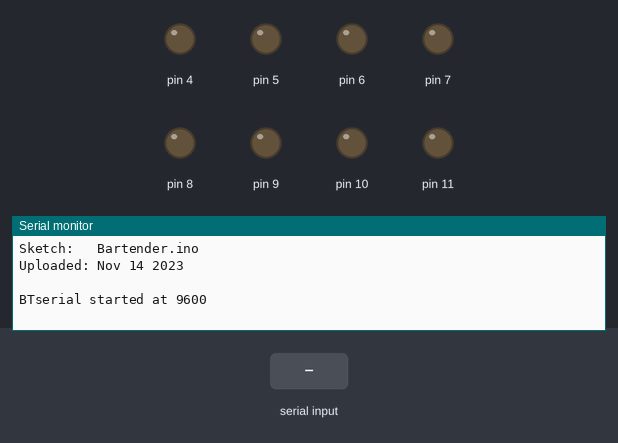
Bench run of a sketch on a simulated Arduino Uno, built with avr-gcc and run on an emulated ATmega328P. On the bench: output pins drawn as LEDs (lit = HIGH), the last lines printed to the serial monitor. The test bench sets the inputs (shaded band).

Above: at 1.2 s.
1.3 s: "90,45\n" received over the second serial link
At 2.3 s:
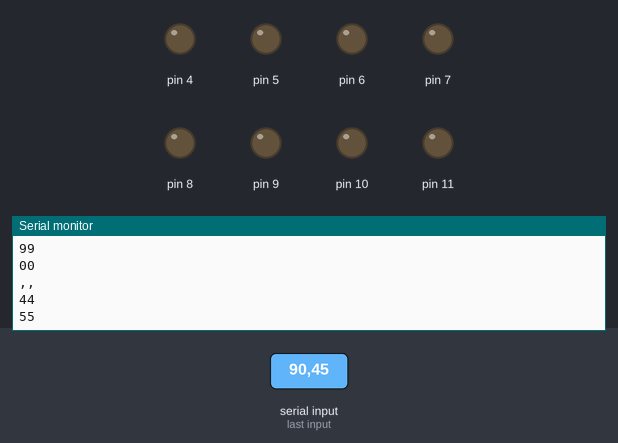
2.8 s: "r90\n" received over the second serial link
At 3.2 s:
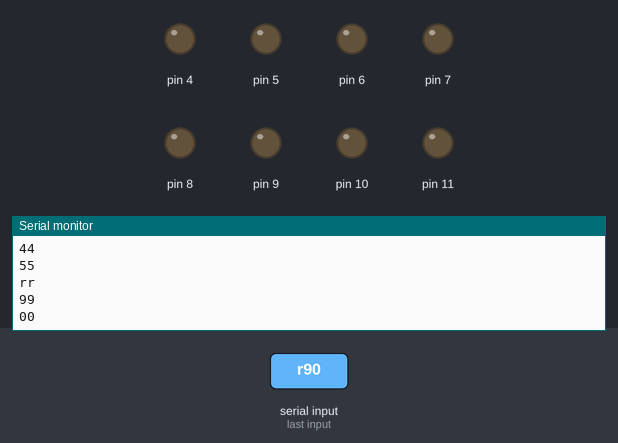
4.3 s: "a90\n" received over the second serial link
At 5.5 s:
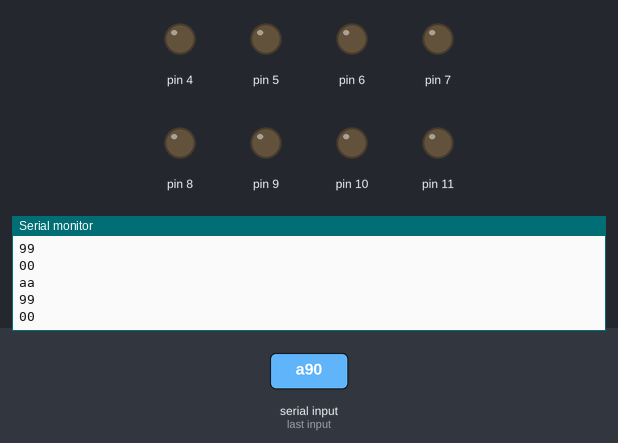
Timing chart, 0 to 7.3 s (numbered marks = the images above; inputs shaded):
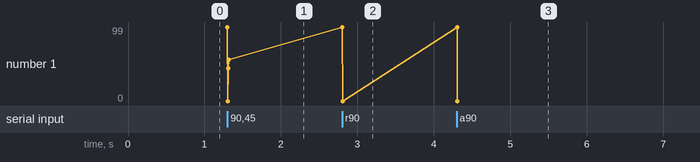

Measured:
- after the input at 1.3 s, the serial monitor: prints a new line at once (image 1)
- after the input at 2.8 s, the serial monitor: prints a new line at once (image 2)
- after the input at 4.3 s, the serial monitor: prints a new line at once (image 3)

The sketch:

Bartender.ino
```cpp
#include <SoftwareSerial.h>   // 引用程式庫

// 定義連接藍牙模組的序列埠
SoftwareSerial BTserial(12, 13); // 接收腳, 傳送腳
char val;  // 儲存接收資料的變數

int relayPin [8];
char c = ' ';


String InputData = "";

void setup()
{
  Serial.begin(9600);
  Serial.print("Sketch:   ");   Serial.println(__FILE__);
  Serial.print("Uploaded: ");   Serial.println(__DATE__);
  Serial.println(" ");
  for (int i = 0; i < 8; i++)
  {
    relayPin[i] = 4 + i;
    pinMode(relayPin[i], OUTPUT);
  }
  BTserial.begin(9600);
  Serial.println("BTserial started at 9600");

}

void loop()
{
  // Read from the Bluetooth module and send to the Arduino Serial Monitor
  if (BTserial.available())
  {
    c = BTserial.read();
    InputData += c;
    Serial.write(c);
    Serial.println(c);
  }

  if (InputData.length() >= 9)
  {
    switch (InputData.charAt(0))
    {
      case 'r':
      {
        int N = InputData.charAt(1) - '0';
        int Code = InputData.charAt(2) - '0';
        digitalWrite(relayPin[N], Code * 255) ;
        break;
      }
      case 'a':
      {
        for (int i = 0; i < 8; i++)
        {
          int N = InputData.charAt(i + 1) - '0';
          if (N!= 0)
          {
            digitalWrite (relayPin[i], HIGH);
            delay(N * 1000);
            digitalWrite (relayPin[i], LOW);
          }

        }
        break;
      }


    }
    InputData = "";

  }


  // Read from the Serial Monitor and send to the Bluetooth module
  if (Serial.available())
  {
    c = Serial.read();

    // do not send line end characters to the HM-10

    BTserial.write(c);
  }

}
```
